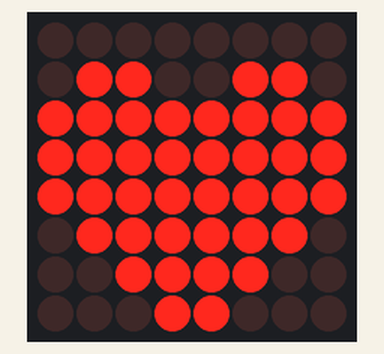
A sketch run on a simulated Arduino Uno, built with avr-gcc and run on an emulated ATmega328P. Parts: 8×8 LED matrix. Wiring (inferred from the names in the program): LED matrix (orientation assumed): rows pin 2, pin 3, pin 4, pin 5, pin 6, pin 7, pin 8, pin 9; columns pin 10, pin 11, pin 12, pin 13, pin 14, pin 15, pin 16, pin 17.

Above: at 0.1 s.
At 1.17 s:
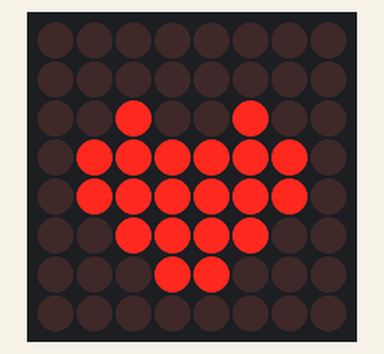

The sketch:

Project_15_Beating_Heart.ino
```cpp
/*
keyestudio STEM Starter Kit
Project 15
Beating Heart
http//www.keyestudio.com
*/
// 2-dimensional array of row pin numbers:
int R[] = {2,3,4,5,6,7,8,9};
// 2-dimensional array of column pin numbers:
int C[] = {10,11,12,13,14,15,16,17};

unsigned char biglove[8][8] =     //the big "heart"
{
  0,0,0,0,0,0,0,0,
  0,1,1,0,0,1,1,0,
  1,1,1,1,1,1,1,1,
  1,1,1,1,1,1,1,1,
  1,1,1,1,1,1,1,1,
  0,1,1,1,1,1,1,0,
  0,0,1,1,1,1,0,0,
  0,0,0,1,1,0,0,0,
};

unsigned char smalllove[8][8] =      //the small "heart"
{
  0,0,0,0,0,0,0,0,
  0,0,0,0,0,0,0,0,
  0,0,1,0,0,1,0,0,
  0,1,1,1,1,1,1,0,
  0,1,1,1,1,1,1,0,
  0,0,1,1,1,1,0,0,
  0,0,0,1,1,0,0,0,
  0,0,0,0,0,0,0,0,
};

void setup()
{
   // iterate over the pins:
  for(int i = 0;i<8;i++)
  // initialize the output pins:
  {
    pinMode(R[i],OUTPUT);
    pinMode(C[i],OUTPUT);
  }
}

void loop()
{
  for(int i = 0 ; i < 100 ; i++)        //Loop display 100 times
  {
    Display(biglove);                   //Display the "Big Heart"
  }
  for(int i = 0 ; i < 50 ; i++)         //Loop display 50 times
  {
    Display(smalllove);                 //Display the "small Heart"
  }
}

void Display(unsigned char dat[8][8])
{
  for(int c = 0; c<8;c++)
  {
    digitalWrite(C[c],LOW);//use thr column
    //loop
    for(int r = 0;r<8;r++)
    {
      digitalWrite(R[r],dat[r][c]);
    }
    delay(1);
    Clear();  //Remove empty display light
  }
}
void Clear()
{
  for(int i = 0;i<8;i++)
  {
    digitalWrite(R[i],LOW);
    digitalWrite(C[i],HIGH);
  }
}  //////////////////////////////////////////////////////////
```

Measured:
- what the display in image 0 shows lasts 1.0 s, from 0.0 s to 1.0 s
- what the display in image 1 shows lasts 0.4 s, from 1.0 s to 1.4 s
